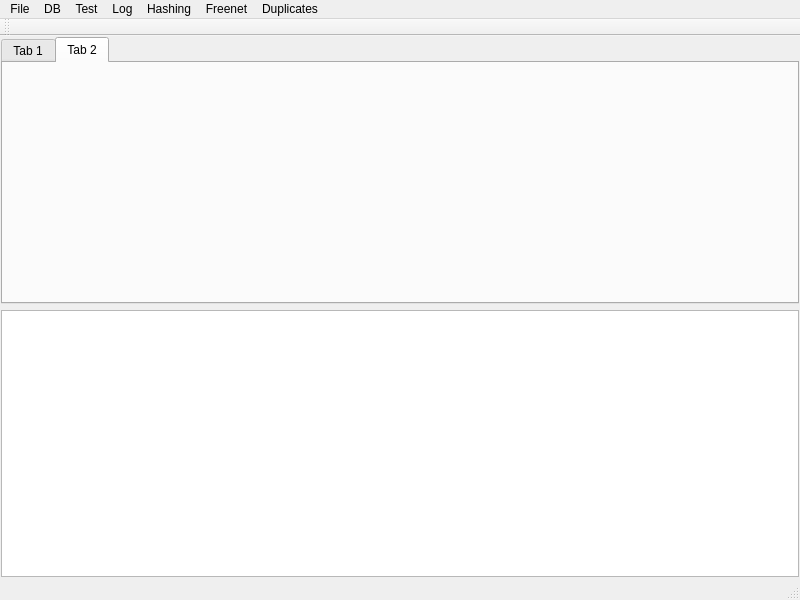
<?xml version="1.0" encoding="UTF-8"?>
<ui version="4.0">
 <class>MainWindow</class>
 <widget class="QMainWindow" name="MainWindow">
  <property name="geometry">
   <rect>
    <x>0</x>
    <y>0</y>
    <width>800</width>
    <height>600</height>
   </rect>
  </property>
  <property name="windowTitle">
   <string>MainWindow</string>
  </property>
  <widget class="QWidget" name="centralwidget">
   <layout class="QGridLayout" name="gridLayout">
    <property name="leftMargin">
     <number>1</number>
    </property>
    <property name="topMargin">
     <number>1</number>
    </property>
    <property name="rightMargin">
     <number>1</number>
    </property>
    <property name="bottomMargin">
     <number>1</number>
    </property>
    <item row="1" column="0">
     <widget class="QTextBrowser" name="textBrowser"/>
    </item>
    <item row="0" column="0">
     <widget class="QTabWidget" name="tabWidget">
      <property name="currentIndex">
       <number>1</number>
      </property>
      <widget class="QWidget" name="tab">
       <attribute name="title">
        <string>Tab 1</string>
       </attribute>
      </widget>
      <widget class="QWidget" name="tab_2">
       <attribute name="title">
        <string>Tab 2</string>
       </attribute>
      </widget>
     </widget>
    </item>
   </layout>
  </widget>
  <widget class="QMenuBar" name="menubar">
   <property name="geometry">
    <rect>
     <x>0</x>
     <y>0</y>
     <width>800</width>
     <height>21</height>
    </rect>
   </property>
   <widget class="QMenu" name="menuUpdate">
    <property name="title">
     <string>File</string>
    </property>
    <addaction name="actionUpdate_All"/>
   </widget>
   <widget class="QMenu" name="menuSave">
    <property name="title">
     <string>DB</string>
    </property>
    <addaction name="separator"/>
    <addaction name="separator"/>
    <addaction name="actionSave_table"/>
    <addaction name="actionAdjust_From_Copy"/>
    <addaction name="actionStore_Files"/>
   </widget>
   <widget class="QMenu" name="menuTest">
    <property name="title">
     <string>Test</string>
    </property>
    <addaction name="actionTest"/>
    <addaction name="actionTest1"/>
   </widget>
   <widget class="QMenu" name="menuView">
    <property name="title">
     <string>Log</string>
    </property>
    <addaction name="actionLog"/>
    <addaction name="actionClearLog"/>
   </widget>
   <widget class="QMenu" name="menuHashing">
    <property name="title">
     <string>Hashing</string>
    </property>
    <addaction name="actionHash"/>
    <addaction name="actionAuto_hashing"/>
   </widget>
   <widget class="QMenu" name="menuFreenet">
    <property name="title">
     <string>Freenet</string>
    </property>
    <addaction name="actionFreenet_clipboard"/>
    <addaction name="actionFreenet_Window"/>
   </widget>
   <widget class="QMenu" name="menuDuplicates">
    <property name="title">
     <string>Duplicates</string>
    </property>
    <addaction name="actionFind_duplicates"/>
    <addaction name="actionShow_Duplicates"/>
    <addaction name="actionMsecs"/>
    <addaction name="actionSize"/>
   </widget>
   <addaction name="menuUpdate"/>
   <addaction name="menuSave"/>
   <addaction name="menuTest"/>
   <addaction name="menuView"/>
   <addaction name="menuHashing"/>
   <addaction name="menuFreenet"/>
   <addaction name="menuDuplicates"/>
  </widget>
  <widget class="QStatusBar" name="statusbar"/>
  <widget class="QToolBar" name="toolBar">
   <property name="windowTitle">
    <string>toolBar</string>
   </property>
   <attribute name="toolBarArea">
    <enum>TopToolBarArea</enum>
   </attribute>
   <attribute name="toolBarBreak">
    <bool>false</bool>
   </attribute>
  </widget>
  <action name="actionUpdate_All">
   <property name="text">
    <string>Update All</string>
   </property>
  </action>
  <action name="actionTest">
   <property name="text">
    <string>Test</string>
   </property>
  </action>
  <action name="actionTest1">
   <property name="text">
    <string>Test1</string>
   </property>
  </action>
  <action name="actionLog">
   <property name="checkable">
    <bool>true</bool>
   </property>
   <property name="text">
    <string>Show Log</string>
   </property>
  </action>
  <action name="actionClearLog">
   <property name="text">
    <string>Clear</string>
   </property>
   <property name="toolTip">
    <string>Clear Log</string>
   </property>
  </action>
  <action name="actionEd2k">
   <property name="checkable">
    <bool>true</bool>
   </property>
   <property name="text">
    <string>Ed2k</string>
   </property>
  </action>
  <action name="actionHash">
   <property name="checkable">
    <bool>true</bool>
   </property>
   <property name="text">
    <string>Hashing</string>
   </property>
   <property name="toolTip">
    <string>Hashing</string>
   </property>
  </action>
  <action name="actionFreenet_clipboard">
   <property name="text">
    <string>Freenet clipboard</string>
   </property>
  </action>
  <action name="actionFreenet_Window">
   <property name="text">
    <string>Freenet Window</string>
   </property>
  </action>
  <action name="actionFind_duplicates">
   <property name="text">
    <string>Find duplicates</string>
   </property>
  </action>
  <action name="actionShow_Duplicates">
   <property name="text">
    <string>Show Duplicates</string>
   </property>
  </action>
  <action name="actionMsecs">
   <property name="text">
    <string>Msecs</string>
   </property>
  </action>
  <action name="actionSize">
   <property name="text">
    <string>Size</string>
   </property>
  </action>
  <action name="actionSave_table">
   <property name="text">
    <string>Save table</string>
   </property>
  </action>
  <action name="actionAuto_hashing">
   <property name="checkable">
    <bool>true</bool>
   </property>
   <property name="checked">
    <bool>false</bool>
   </property>
   <property name="text">
    <string>Auto hashing</string>
   </property>
  </action>
  <action name="actionAdjust_From_Copy">
   <property name="text">
    <string>Adjust From Copy</string>
   </property>
  </action>
  <action name="actionStore_Files">
   <property name="text">
    <string>Store Files</string>
   </property>
  </action>
 </widget>
 <resources/>
 <connections/>
</ui>
